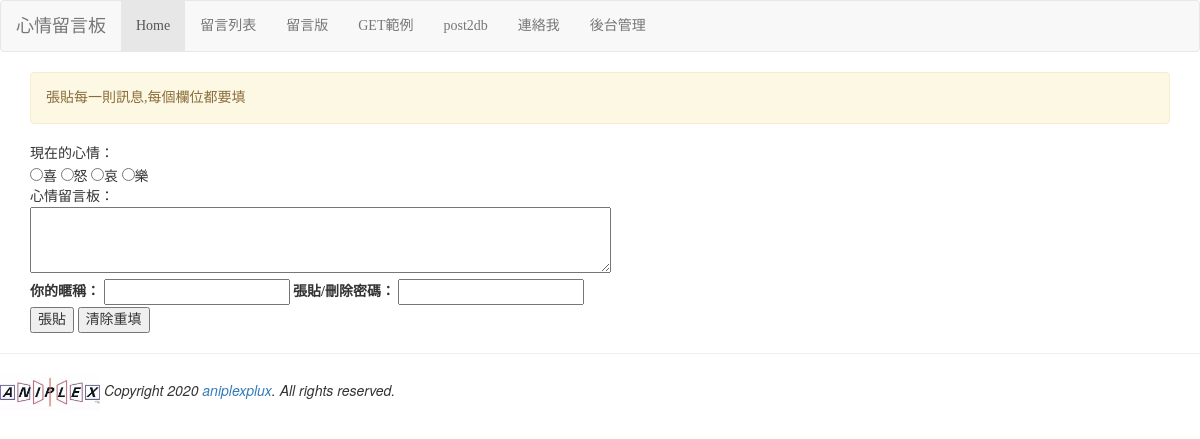
Page /post/ on the committed database.
### mysite/models.py (models this page shows, shortened)
class Mood(models.Model):
    status = models.CharField(max_length=50, null=False)

### mysite/views.py (the view)
# urls.py: path('post/', views.posting),
def posting(request):
    moods = models.Mood.objects.all()
    message = '如要張貼訊息，則每一個欄位都要填...'
    try:
        user_id = request.POST['user_id']
        user_pass = request.POST['user_pass']
        user_post = request.POST['user_post']
        user_mood = request.POST['mood']
    except:
        user_id = None
        message = '張貼每一則訊息,每個欄位都要填'
    if user_id is not None:
        mood = models.Mood.objects.get(status=user_mood)
        post = models.Post.objects.create(mood=mood, nickname=user_id, del_pass=user_pass, message=user_post)
        post.save()
        message = '儲存成功!記得編輯你的密碼[{}],之後才會顯示'.format(user_pass)
    return render(request, 'posting.html', locals())

### mysite/templates/posting.html (shortened to what this page needs)
{% extends "base.html" %}
{% block content %}
    <div class='container'>
        {% if message %}
            <div class='alert alert-warning'>{{ message }}</div>
        {% endif %}
        <form name='my form' action='.' method='POST'>
            現在的心情：<br/>
            {% for m in moods %}
                <input type='radio' name='mood' value='{{ m.status }}'>{{ m.status }}
            {% endfor %}
            <br/>
            心情留言板：<br/>
            <textarea name='user_post' rows=3 cols=70></textarea><br/>
            <label for='user_id'>你的暱稱：</label>
            <input id='user_id' type='text' name='user_id'>
            <label for='user_pass'>張貼/刪除密碼：</label>
            <input id='user_pass' type='password' name='user_pass'><br/>
            <input type='submit' value='張貼'>
            <input type='reset' value='清除重填'>
        </form>
    </div>
{% endblock %}

### mysite/templates/base.html (style rules this page uses)
h1, h2, h3, h4, h5, p, div { font-family: 微軟正黑體; }

### rows in the picture
Mood: status "喜"
Mood: status "怒"
Mood: status "哀"
Mood: status "樂"

### other values in the picture
{{ message }} "張貼每一則訊息,每個欄位都要填"
